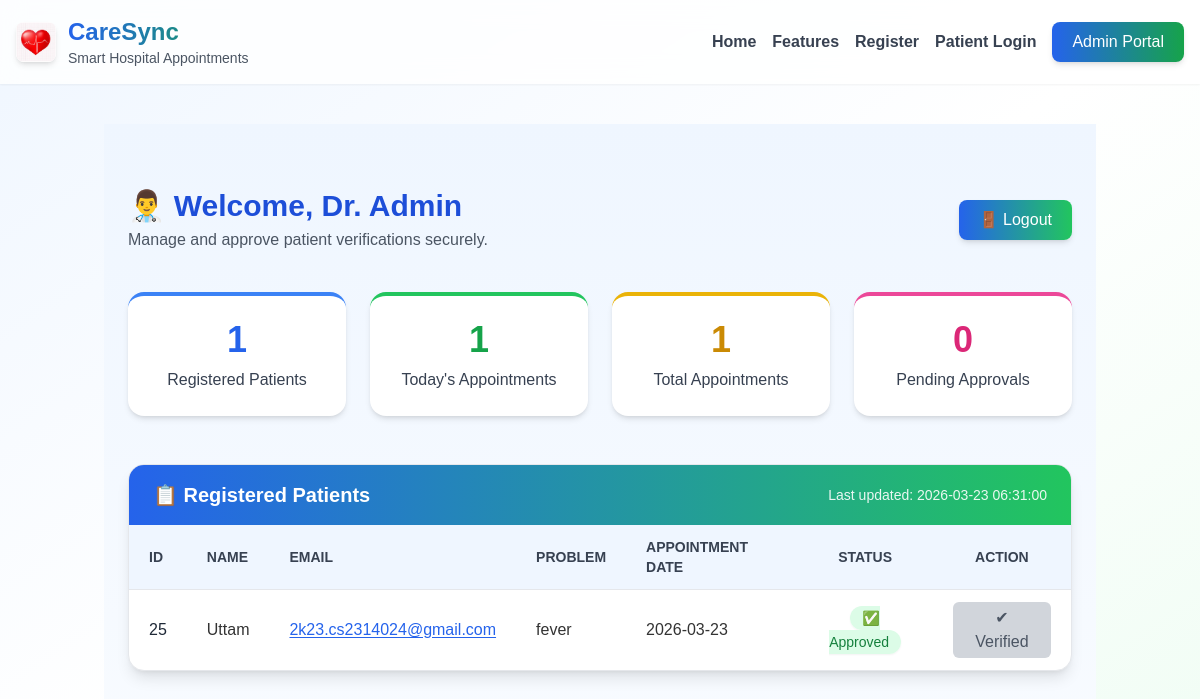
Screenshot of /admin/dashboard (signed in) with the database file from the repository.
### tables this page shows
CREATE TABLE users (
        id INTEGER PRIMARY KEY AUTOINCREMENT,
        name TEXT NOT NULL,
        age INTEGER,
        gender TEXT,
        email TEXT UNIQUE,
        phone TEXT,
        address TEXT,
        password_hash TEXT,
        problem TEXT,
        appointment_date TEXT
    , approved INTEGER DEFAULT 0);

### routes/admin_routes.py (the view)
@admin_bp.route('/dashboard')
def dashboard():
    if 'admin_id' not in session:
        flash("⚠️ Please login first.", "warning")
        return redirect(url_for('admin.login_page'))
    conn = get_db_connection()
    users = conn.execute("""
        SELECT id, name, email, problem, appointment_date, COALESCE(approved, 0)
        FROM users
        ORDER BY appointment_date
    """).fetchall()
    today = datetime.now().strftime("%Y-%m-%d")
    today_appointments = conn.execute(
        "SELECT COUNT(*) FROM users WHERE appointment_date = ?",
        (today,)
    ).fetchone()[0]
    total_patients = len(users)
    approved_count = sum(1 for u in users if int(u[5]) == 1)
    conn.close()
    stats = {
        "total_patients": total_patients,
        "today_appointments": today_appointments,
        "total_appointments": total_patients,
        "pending_visits": max(total_patients - approved_count, 0),
        "last_update": datetime.now().strftime("%Y-%m-%d %H:%M:%S")
    }
    return render_template(
        'admin_dashboard.html',
        users=users,
        admin_name=session.get('admin_name'),
        stats=stats
    )

### routes/admin_routes.py (called while the page is built)
def get_db_connection():
    return sqlite3.connect(DB_PATH)

### frontend/templates/admin_dashboard.html
{% extends "base.html" %}
{% block content %}
<section class="bg-gradient-to-b from-blue-50 via-white to-green-50 min-h-screen py-16 px-6">
  <div class="max-w-7xl mx-auto">
    <div class="flex flex-col md:flex-row items-start md:items-center justify-between mb-10">
      <div>
        <h2 class="text-3xl font-bold text-blue-700 flex items-center gap-2">
          👨‍⚕️ Welcome, {{ admin_name }}
        </h2>
        <p class="text-gray-600 text-base mt-1">
          Manage and approve patient verifications securely.
        </p>
      </div>
      <a href="{{ url_for('admin.logout') }}"
         class="mt-4 md:mt-0 px-5 py-2 bg-gradient-to-r from-blue-600 to-green-500 text-white rounded-lg shadow-md hover:shadow-lg transition duration-300">
        🚪 Logout
      </a>
    </div>
    <div class="grid sm:grid-cols-2 lg:grid-cols-4 gap-6 mb-12">
      <div class="bg-white rounded-2xl shadow-md hover:shadow-xl p-6 text-center border-t-4 border-blue-500 transition-all duration-300 hover:-translate-y-1">
        <h3 class="text-4xl font-extrabold text-blue-600">{{ stats.total_patients }}</h3>
        <p class="text-gray-700 font-medium mt-2">Registered Patients</p>
      </div>
      <div class="bg-white rounded-2xl shadow-md hover:shadow-xl p-6 text-center border-t-4 border-green-500 transition-all duration-300 hover:-translate-y-1">
        <h3 class="text-4xl font-extrabold text-green-600">{{ stats.today_appointments }}</h3>
        <p class="text-gray-700 font-medium mt-2">Today's Appointments</p>
      </div>
      <div class="bg-white rounded-2xl shadow-md hover:shadow-xl p-6 text-center border-t-4 border-yellow-500 transition-all duration-300 hover:-translate-y-1">
        <h3 class="text-4xl font-extrabold text-yellow-600">{{ stats.total_appointments }}</h3>
        <p class="text-gray-700 font-medium mt-2">Total Appointments</p>
      </div>
      <div class="bg-white rounded-2xl shadow-md hover:shadow-xl p-6 text-center border-t-4 border-pink-500 transition-all duration-300 hover:-translate-y-1">
        <h3 class="text-4xl font-extrabold text-pink-600">{{ stats.pending_visits }}</h3>
        <p class="text-gray-700 font-medium mt-2">Pending Approvals</p>
      </div>
    </div>
    <div class="bg-white shadow-lg rounded-2xl overflow-hidden border border-gray-200">
      <div class="flex items-center justify-between bg-gradient-to-r from-blue-600 to-green-500 text-white px-6 py-4">
        <h3 class="text-xl font-semibold">📋 Registered Patients</h3>
        <span class="text-sm opacity-90">Last updated: {{ stats.last_update }}</span>
      </div>
      <div class="overflow-x-auto">
        <table class="w-full text-left border-collapse">
          <thead class="bg-blue-50">
            <tr>
              <th class="py-3 px-5 text-gray-700 text-sm font-semibold uppercase border-b">ID</th>
              <th class="py-3 px-5 text-gray-700 text-sm font-semibold uppercase border-b">Name</th>
              <th class="py-3 px-5 text-gray-700 text-sm font-semibold uppercase border-b">Email</th>
              <th class="py-3 px-5 text-gray-700 text-sm font-semibold uppercase border-b">Problem</th>
              <th class="py-3 px-5 text-gray-700 text-sm font-semibold uppercase border-b">Appointment Date</th>
              <th class="py-3 px-5 text-gray-700 text-sm font-semibold uppercase border-b text-center">Status</th>
              <th class="py-3 px-5 text-gray-700 text-sm font-semibold uppercase border-b text-center">Action</th>
            </tr>
          </thead>
          <tbody>
            {% if users %}
              {% for u in users %}
              <tr class="hover:bg-blue-50 transition-all duration-200 {% if loop.index is even %}bg-gray-50{% endif %}">
                <td class="py-3 px-5 font-medium text-gray-800">{{ u[0] }}</td>
                <td class="py-3 px-5">{{ u[1] }}</td>
                <td class="py-3 px-5 text-blue-600 underline underline-offset-2">{{ u[2] }}</td>
                <td class="py-3 px-5">{{ u[3] if u[3] else '—' }}</td>
                <td class="py-3 px-5">{{ u[4] if u[4] else '—' }}</td>
                <td class="py-3 px-5 text-center">
                  {% if u[5] == 1 %}
                    <span class="px-3 py-1 bg-green-100 text-green-700 font-medium rounded-full text-sm shadow-sm">
                      ✅ Approved
                    </span>
                  {% else %}
                    <span class="px-3 py-1 bg-red-100 text-red-700 font-medium rounded-full text-sm shadow-sm">
                      ⏳ Pending
                    </span>
                  {% endif %}
                </td>
                <td class="py-3 px-5 text-center">
                  {% if u[5] == 1 %}
                    <button disabled
                            class="px-4 py-1 bg-gray-300 text-gray-600 rounded-md cursor-not-allowed">
                      ✔ Verified
                    </button>
                  {% else %}
                    <a href="{{ url_for('admin.verify_user', user_id=u[0]) }}"
                       class="px-4 py-1 bg-yellow-500 hover:bg-yellow-600 text-white rounded-md transition duration-200">
                      🔍 Re-Verify
                    </a>
                  {% endif %}
                </td>
              </tr>
              {% endfor %}
            {% else %}
              <tr>
                <td colspan="7" class="text-center py-6 text-gray-500 italic">No patients registered yet.</td>
              </tr>
            {% endif %}
          </tbody>
        </table>
      </div>
    </div>
  </div>
</section>
{% endblock %}

### frontend/templates/base.html (shortened to what this page needs)
<!doctype html>
<html lang="en">
<head>
  <script src="https://cdn.tailwindcss.com"></script>
  <link rel="stylesheet" href="{{ url_for('static', filename='style.css') }}">
</head>
<body class="bg-gradient-to-br from-blue-50 via-white to-green-50 min-h-screen flex flex-col">
  <header class="sticky top-0 bg-white/80 backdrop-blur-md shadow-sm z-50">
    <div class="max-w-7xl mx-auto flex items-center justify-between p-4">
      <div class="flex items-center gap-3">
        <img src="{{ url_for('static', filename='logo.png') }}" alt="CareSync Logo" class="h-10 w-10 rounded-lg shadow-md">
        <div>
          <h1 class="text-2xl font-extrabold bg-gradient-to-r from-blue-600 to-green-600 bg-clip-text text-transparent">
          </h1>
          <p class="text-sm text-gray-600 font-medium">Smart Hospital Appointments</p>
        </div>
      </div>
      <nav class="flex items-center gap-4">
        <a href="{{ url_for('home') }}"
           class="text-gray-700 hover:text-blue-600 font-semibold transition-colors">Home</a>
        <a href="{{ url_for('features') }}"
           class="text-gray-700 hover:text-blue-600 font-semibold transition-colors">Features</a>
        <a href="{{ url_for('register.register_page') }}"
           class="text-gray-700 hover:text-blue-600 font-semibold transition-colors">Register</a>
        <a href="{{ url_for('patient.login_page') }}"
           class="text-gray-700 hover:text-blue-600 font-semibold transition-colors">Patient Login</a>
        <a href="{{ url_for('admin.login_page') }}"
           class="px-5 py-2 rounded-lg bg-gradient-to-r from-blue-600 to-green-600 text-white shadow-md hover:shadow-lg transition-all duration-300">
          Admin Portal
        </a>
      </nav>
    </div>
  </header>
  <main class="flex-grow container mx-auto px-4 py-10">
    {% block content %}{% endblock %}
  </main>
</body>
</html>

### frontend/static/style.css (style rules this page uses)
* { margin: 0; padding: 0; box-sizing: border-box; font-family: 'Poppins', sans-serif; scroll-behavior: smooth; }
body { background: #f4f7fb; color: #333; min-height: 100vh; display: flex; flex-direction: column; }

### rows the page displays
users: id "25", name "Uttam", email "2k23.cs2314024@gmail.com", problem "fever", appointment_date "2026-03-23"

### other values shown
{{ admin_name }} "Dr. Admin"
{{ stats.total_patients }} "1"
{{ stats.today_appointments }} "1"
{{ stats.total_appointments }} "1"
{{ stats.pending_visits }} "0"
{{ stats.last_update }} "2026-03-23 06:31:00"
